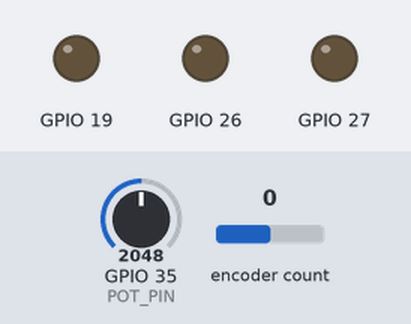
Recording of a sketch running on a simulated ESP32. Parts: output pins drawn as LEDs (lit = HIGH). The test bench sets the inputs (shaded band); at power-on: GPIO 35 (POT_PIN) = 2048, encoder count 0. What the sketch prints to the serial monitor is not drawn.

Above: at 1.2 s.
1.3 s: GPIO 35 (POT_PIN) set to 2058
At 2.0 s:
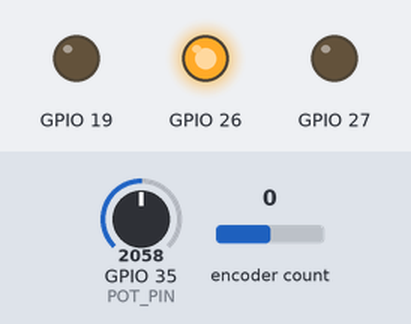
2.8 s: encoder count set to 1
At 5.6 s:
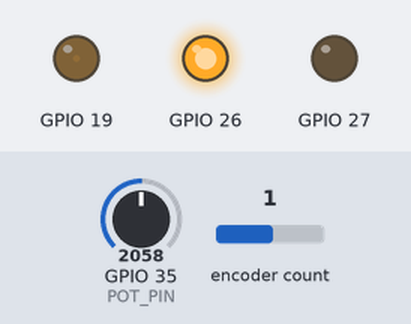
5.8 s: GPIO 35 (POT_PIN) set to 2866
At 7.2 s:
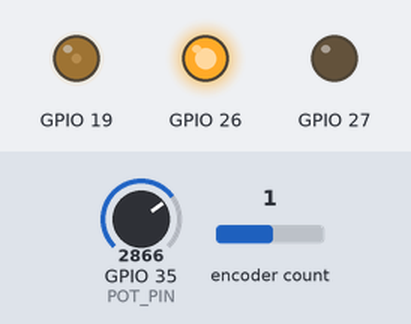
8.8 s: GPIO 35 (POT_PIN) set to 491
At 9.83 s:
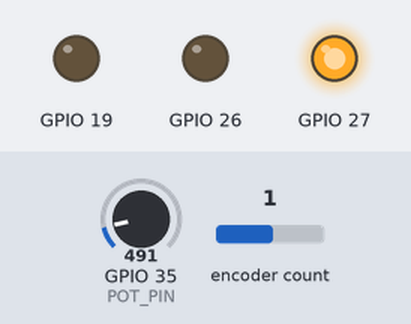
11.8 s: GPIO 35 (POT_PIN) set to 4095
At 13.85 s:
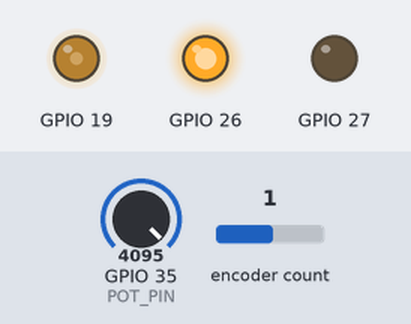
14.8 s: encoder count set to 2
Timing chart, 0 to 18.2 s (numbered marks = the images above; inputs shaded):
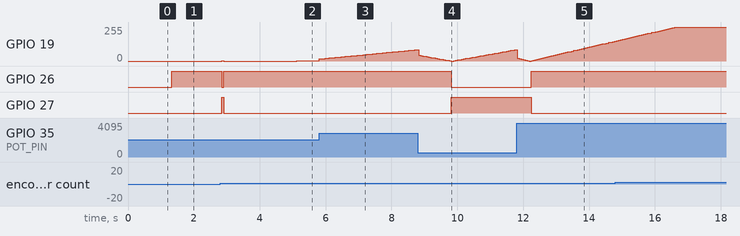

Measured:
- the behaviour switches between 2057 and 2058 on GPIO 35 (POT_PIN) (found by bisection; images 0 and 1)
- after the input at 1.3 s, GPIO 26: LOW → HIGH at once
- after the input at 2.8 s, GPIO 19: 0/255 → 1/255 after 0.04 s instead of 1.6 s; GPIO 26: HIGH → LOW at once, → HIGH 0.06 s later; GPIO 27: LOW → HIGH at once, → LOW 0.06 s later
- after the input at 5.8 s, GPIO 19: moves from 1/255 to 85/255 over 2.9 s, starting at once
- after the input at 8.8 s, GPIO 26: HIGH → LOW after 1.0 s; GPIO 27: LOW → HIGH after 1.0 s
- after the input at 11.8 s, GPIO 26: LOW → HIGH after 0.45 s; GPIO 27: HIGH → LOW after 0.45 s

The sketch:

pid_rads.ino
```cpp
#include <Arduino.h>
#include "motor-PID.h"

// Pines del ESP32
#define POT_PIN   35
#define ENCODER_A 4
#define ENCODER_B 15
#define MOTOR_IN1 26
#define MOTOR_IN2 27
#define MOTOR_PWM 19

CalibracionPWM cal = {
  0.1757770768,
 -23.2700809430,
  0.1797019906,
  24.2606930126,
  140.0,
  -140.0
};

// Instancia con la calibración pasada como argumento correctamente
MotorPID motor(ENCODER_A, ENCODER_B, MOTOR_IN1, MOTOR_IN2, MOTOR_PWM, 1.8, 2.85, 0.001, cal);

void setup() {
    Serial.begin(115200);
    motor.begin();
}

void loop() {
    // 1. Leer potenciómetro y convertirlo a setpoint en rad/s (-20.94 a 20.94 rad/s)
    int potVal = analogRead(POT_PIN);
    double rad_deseados = map(potVal, 0, 4095, -210, 210) / 10.0; // Ej: -21.0 a 21.0 rad/s

    // Banda muerta manual en la entrada
    if (fabs(rad_deseados) < 0.1) {
        rad_deseados = 0.0;
    }
    motor.setSetpoint(rad_deseados);
    motor.actualizar();
    motor.imprimirDatos();
   // delay(50);
}
```

motor-PID.cpp
```cpp
#include "motor-PID.h"

// ======================================================
// CONSTRUCTOR
// ======================================================

MotorPID::MotorPID(
    uint8_t encA,
    uint8_t encB,
    uint8_t motorIn1,
    uint8_t motorIn2,
    uint8_t motorPwm,
    double kp,
    double ki,
    double kd,
    CalibracionPWM calibracion
) {
    pinEncA = encA;
    pinEncB = encB;
    pinIn1 = motorIn1;
    pinIn2 = motorIn2;
    pinPwm = motorPwm;
    Kp = kp;
    Ki = ki;
    Kd = kd;
    cal = calibracion;
}

// ======================================================
// BEGIN
// ======================================================

void MotorPID::begin() {
    // Configuración del encoder
    ESP32Encoder::useInternalWeakPullResistors = puType::up;
    encoder.attachFullQuad(pinEncA, pinEncB);
    encoder.clearCount();

    // Configuración de pines del motor
    pinMode(pinIn1, OUTPUT);
    pinMode(pinIn2, OUTPUT);

    // Configuración PWM en ESP32
    ledcAttach(pinPwm, 1000, 8);

    // Estado inicial
    detener();
}

void MotorPID::setPV(double PV) {
    pv = PV;
}

// ======================================================
// ACTUALIZAR (Ejecuta la lectura del encoder y el PID)
// ======================================================

void MotorPID::actualizar() {
    unsigned long currentTime = millis();

    // Convertir Ts a milisegundos para el temporizador (0.02 s * 1000 = 20 ms)
    if (currentTime - lastTime >= (unsigned long)(Ts * 1000.0)) {
        int64_t count = encoder.getCount();

        // Conversión usando la variable Ts de la clase
        setPV((count / 360.0) * (2.0 * M_PI) / Ts); //

        encoder.clearCount();
        lastTime = currentTime;

        // Ejecutar algoritmo de control PID
        pidControl();
    }
}


void MotorPID::pidControl() {

    double error = getSetpoint() - getPV();

    // ==========================================
    // MOTOR REALMENTE DETENIDO
    // ==========================================

    if (fabs(getSetpoint()) < 0.1 && fabs(getPV()) < 0.5) {

        detener();

        return;
    }

    // ==========================================
    // PID
    // ==========================================

    output = CV_Anterior
           + (Kp + Kd / Ts) * error
           + (-Kp + Ki * Ts - 2.0 * Kd / Ts) * error1
           + (Kd / Ts) * error2;

    // ==========================================
    // MEMORIA DEL PID
    // ==========================================

    error2 = error1;
    error1 = error;

    // ==========================================
    // LIMITAR OUTPUT
    // ==========================================

    output = constrain(output, -255.0, 255.0);

    CV_Anterior = output;

    if (output > 0.0) {

        // Adelante
        digitalWrite(pinIn1, HIGH);
        digitalWrite(pinIn2, LOW);

        ledcWrite(
            pinPwm,
            (uint32_t)fabs(output)
        );

    }
    else if (output < 0.0) {

        // Atrás / frenado
        digitalWrite(pinIn1, LOW);
        digitalWrite(pinIn2, HIGH);

        ledcWrite(
            pinPwm,
            (uint32_t)fabs(output)
        );

    }
    else {

        detener();
    }
}

// ======================================================
// MÉTODOS AUXILIARES
// ======================================================

void MotorPID::setSetpoint(double sp) {
    setpoint = sp;
}

void MotorPID::detener() {
    digitalWrite(pinIn1, LOW);
    digitalWrite(pinIn2, LOW);
    ledcWrite(pinPwm, 0);

    CV_Anterior = 0.0;
    error1 = 0.0;
    error2 = 0.0;
}

void MotorPID::imprimirDatos() {
    Serial.print("SP:"); Serial.print(setpoint);
    Serial.print(", PV:"); Serial.print(pv);
    Serial.print(", PWM:"); Serial.print(output);
    Serial.print(", Min: -255");
    Serial.print(", Max: 255");
    Serial.println();
}
```

motor-PID.h
```cpp
#ifndef MOTOR_PID_H
#define MOTOR_PID_H

#include <Arduino.h>
#include <ESP32Encoder.h>
#include <math.h>

struct CalibracionPWM {
    float A_POS;
    float B_POS;
    float A_NEG;
    float B_NEG;
    float PWM_MIN_POS;
    float PWM_MIN_NEG;
};

class MotorPID {
public:
    // --------------------------------------------------
    // VARIABLES PÚBLICAS
    // --------------------------------------------------
    double setpoint = 0.0;
    double pv = 0.0;
    double output = 0.0;
    unsigned long lastTime = 0;
    CalibracionPWM cal;

    double Kp = 0.0;
    double Ki = 0.0;
    double Kd = 0.0;

    double CV_Anterior = 0.0;
    double error1 = 0.0;
    double error2 = 0.0;

    // --------------------------------------------------
    // CONSTRUCTOR Y MÉTODOS PÚBLICOS
    // --------------------------------------------------
    MotorPID(
        uint8_t encA,
        uint8_t encB,
        uint8_t motorIn1,
        uint8_t motorIn2,
        uint8_t motorPwm,
        double kp,
        double ki,
        double kd,
        CalibracionPWM calibracion
    );

    void begin();
    void actualizar();
    void pidControl();

    void setSetpoint(double sp);
    void setPV(double PV);
    void detener();

    double getPV() const { return pv; }
    double getSetpoint() const { return setpoint; }
    double pwm(double omegaDeseada);
    void imprimirDatos();

private:
    // Configuración de Hardware
    uint8_t pinEncA;
    uint8_t pinEncB;
    uint8_t pinIn1;
    uint8_t pinIn2;
    uint8_t pinPwm;

    // Encoder de la librería ESP32Encoder
    ESP32Encoder encoder;

    // Control de tiempo y parámetros de control
    double Ts = 0.06;               // Tiempo de muestreo
    const int dead_zone = 75;      // Zona muerta
};

#endif
```
